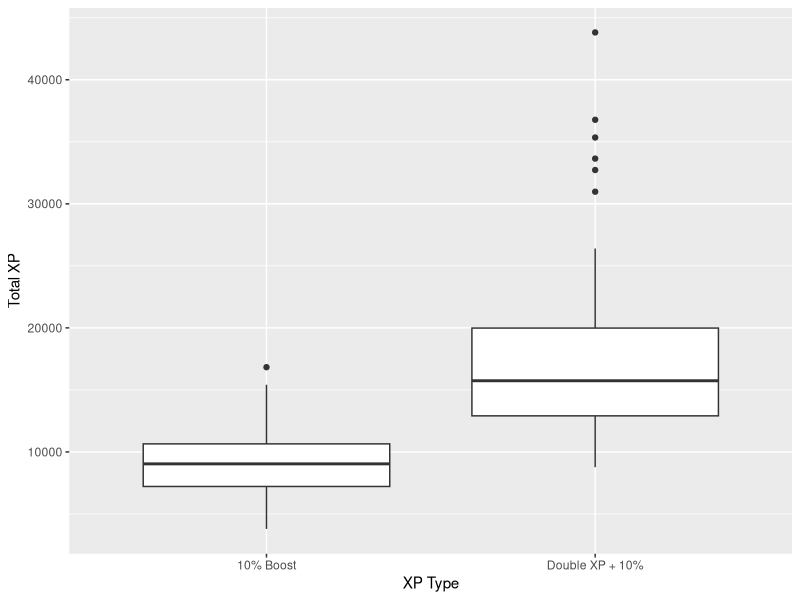
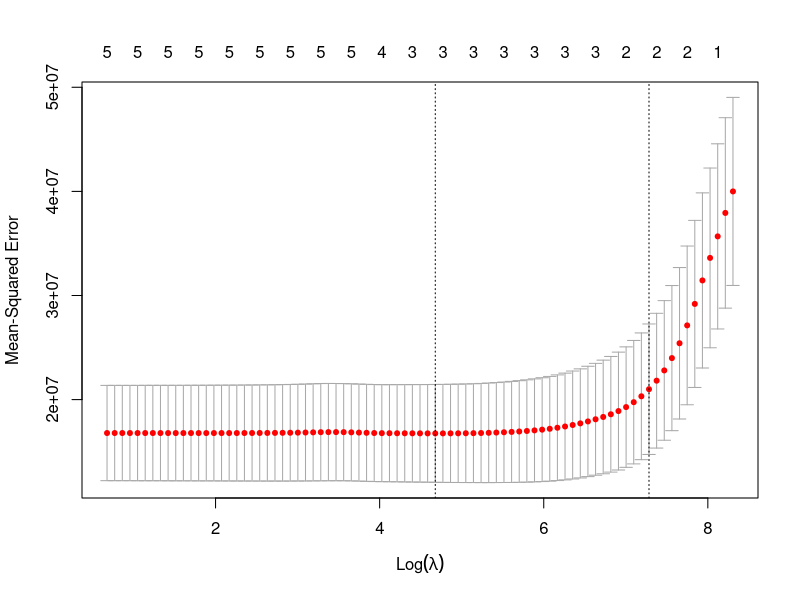
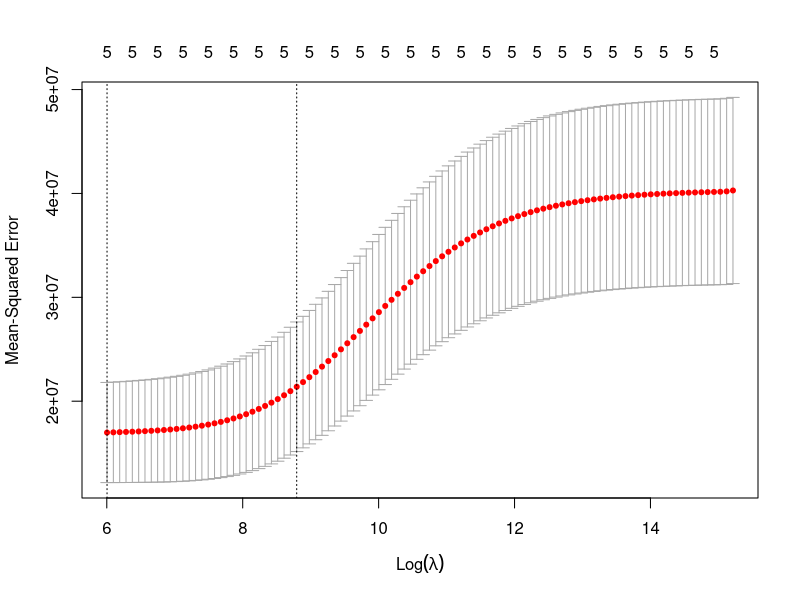

Source code (R) for these figures, in order:
## ---- chunk 1
remove(list = ls())
library(tidyverse)
library(readxl)
library(glmnet)
COD <- read_excel("CODGames2_mp.xlsx")
## ---- chunk 2
COD2 = COD %>% 
  filter(FullPartial == "Full")
ggplot(data = COD2, mapping = aes(x = XPType, y = TotalXP))+geom_boxplot()+labs(x = "XP Type", y = "Total XP")
## ---- chunk 3
summary = COD2 %>% group_by(XPType) %>% summarise(Min = min(TotalXP), Max = max(TotalXP), Mean = mean(TotalXP), Median = median(TotalXP), StdDev = sd(TotalXP))
print(summary)
## ---- chunk 4
#Code to determine if a player won that specific game
Splitresult = str_split_fixed(COD2$Result, "-", 2)
colnames(Splitresult) = c("Team", "Opponent")
Splitresult2 = data.frame(Splitresult)
Team = as.numeric(unlist(Splitresult2$Team))
Opponent = as.numeric(unlist(Splitresult2$Opponent))
Splitresult3 = data.frame(Team, Opponent)
codwins = Splitresult3 %>% mutate(Win = ifelse(Team > Opponent, TRUE, FALSE), Loss = ifelse(Team < Opponent, TRUE, FALSE), Draw = ifelse(Team == Opponent, TRUE, FALSE))

COD3 = COD2 %>% mutate(Win = codwins$Win)
## ---- chunk 5
COD3 <- COD3 %>%
  filter(GameType == "HC - TDM")

XMat <- model.matrix(TotalXP ~ Eliminations + Deaths + Damage + XPType + Win, data = COD3)[,-1]
YVec <- COD3$TotalXP

set.seed(123)
lassoCV <- cv.glmnet(x = XMat, y = YVec,
                     family = "gaussian",
                     lambda = NULL,
                     standardize = TRUE,
                     nfolds = 10)
set.seed(NULL)

plot(lassoCV)

lassoCV$lambda.min
## ---- chunk 6
coefLamMin <- predict(lassoCV, s = lassoCV$lambda.min, type = "coefficients")
print(coefLamMin)
## ---- chunk 7
set.seed(123)
ridgeCV <- cv.glmnet(x = XMat, y = YVec,
                    family = "gaussian",
                    alpha = 0, 
                    lambda = NULL,
                    standardize = TRUE,
                    nfolds = 10)
set.seed(NULL)

plot(ridgeCV)

ridgeCV$lambda.min
## ---- chunk 8
coefRidMin <- predict(ridgeCV, s = ridgeCV$lambda.min, type = "coefficients")
print(coefRidMin)
## ---- chunk 9
XMatScaled <- scale(model.matrix(TotalXP ~ Eliminations + Deaths + Damage + XPType + Win, data = COD3)[,-1])

scaleddf <- data.frame(XMatScaled)

scaleddf$TotalXP <- COD3$TotalXP

lmRidge <- lm(TotalXP ~ ., data = scaleddf)
summary(lmRidge)
## ---- chunk 10
lmCoefs <- summary(lmRidge)$coefficients[-1, 1]
lmCoefs <- abs(lmCoefs)
print(lmCoefs)
